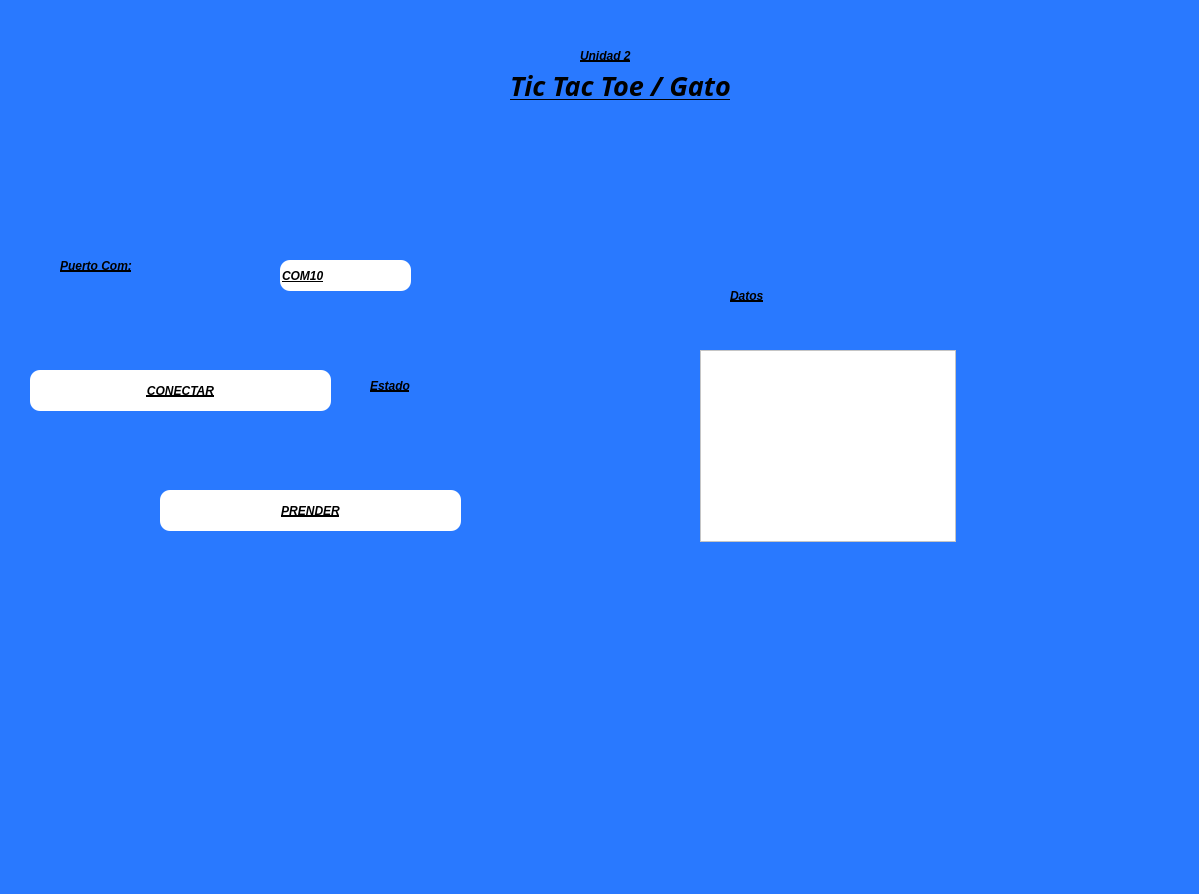
<?xml version="1.0" encoding="UTF-8"?>
<ui version="4.0">
 <class>MainWindow</class>
 <widget class="QMainWindow" name="MainWindow">
  <property name="geometry">
   <rect>
    <x>0</x>
    <y>0</y>
    <width>1199</width>
    <height>894</height>
   </rect>
  </property>
  <property name="font">
   <font>
    <pointsize>1</pointsize>
   </font>
  </property>
  <property name="windowTitle">
   <string>MainWindow</string>
  </property>
  <property name="styleSheet">
   <string notr="true">background-color: #2979FF</string>
  </property>
  <widget class="QWidget" name="centralwidget">
   <widget class="QLabel" name="lbl_imagenUat">
    <property name="geometry">
     <rect>
      <x>60</x>
      <y>0</y>
      <width>331</width>
      <height>121</height>
     </rect>
    </property>
    <property name="styleSheet">
     <string notr="true"/>
    </property>
    <property name="text">
     <string/>
    </property>
    <property name="pixmap">
     <pixmap resource="../../Archivos/Recursos.qrc">:/Logos/Archivos/log_uat_nuevo.png</pixmap>
    </property>
    <property name="scaledContents">
     <bool>true</bool>
    </property>
   </widget>
   <widget class="QLabel" name="lbl_imagenFi">
    <property name="geometry">
     <rect>
      <x>910</x>
      <y>0</y>
      <width>211</width>
      <height>141</height>
     </rect>
    </property>
    <property name="styleSheet">
     <string notr="true"/>
    </property>
    <property name="text">
     <string/>
    </property>
    <property name="pixmap">
     <pixmap resource="../../Archivos/Recursos.qrc">:/Logos/Archivos/FIT_logo_vertical.png</pixmap>
    </property>
    <property name="scaledContents">
     <bool>true</bool>
    </property>
   </widget>
   <widget class="QLabel" name="lbl_titulo">
    <property name="geometry">
     <rect>
      <x>510</x>
      <y>70</y>
      <width>281</width>
      <height>31</height>
     </rect>
    </property>
    <property name="font">
     <font>
      <family>Forte</family>
      <pointsize>20</pointsize>
      <weight>75</weight>
      <italic>true</italic>
      <bold>true</bold>
      <underline>true</underline>
     </font>
    </property>
    <property name="styleSheet">
     <string notr="true">text-decoration: underline;
font: 20pt &quot;Forte&quot;;
color:rgb(0, 0, 0);
border-radius: 10px;
font-weight: bold;
font-style: italic;</string>
    </property>
    <property name="text">
     <string>Tic Tac Toe / Gato</string>
    </property>
   </widget>
   <widget class="QLabel" name="lbl_Unidad2">
    <property name="geometry">
     <rect>
      <x>580</x>
      <y>40</y>
      <width>161</width>
      <height>31</height>
     </rect>
    </property>
    <property name="styleSheet">
     <string notr="true">text-decoration: underline;
font: 20pt &quot;Forte&quot;;
color:rgb(0, 0, 0);
border-radius: 10px;
font-weight: bold;
font-style: italic;</string>
    </property>
    <property name="text">
     <string>Unidad 2</string>
    </property>
   </widget>
   <widget class="QLabel" name="lbl_imagenGatos">
    <property name="geometry">
     <rect>
      <x>840</x>
      <y>650</y>
      <width>311</width>
      <height>171</height>
     </rect>
    </property>
    <property name="styleSheet">
     <string notr="true"/>
    </property>
    <property name="text">
     <string/>
    </property>
    <property name="pixmap">
     <pixmap resource="../../Archivos/Recursos.qrc">:/Logos/Archivos/export202502092301563482.png</pixmap>
    </property>
    <property name="scaledContents">
     <bool>true</bool>
    </property>
   </widget>
   <widget class="QLabel" name="lbl_Unidad2_2">
    <property name="geometry">
     <rect>
      <x>60</x>
      <y>250</y>
      <width>211</width>
      <height>31</height>
     </rect>
    </property>
    <property name="styleSheet">
     <string notr="true">text-decoration: underline;
font: 20pt &quot;Forte&quot;;
color:rgb(0, 0, 0);
border-radius: 10px;
font-weight: bold;
font-style: italic;</string>
    </property>
    <property name="text">
     <string>Puerto Com:</string>
    </property>
   </widget>
   <widget class="QPushButton" name="btn_accion">
    <property name="geometry">
     <rect>
      <x>30</x>
      <y>370</y>
      <width>301</width>
      <height>41</height>
     </rect>
    </property>
    <property name="styleSheet">
     <string notr="true">text-decoration: underline;
font: 20pt &quot;Forte&quot;;
color:rgb(0, 0, 0);
border-radius: 10px;
font-weight: bold;

font-style: italic;

background-color: rgb(255, 255, 255);</string>
    </property>
    <property name="text">
     <string>CONECTAR</string>
    </property>
   </widget>
   <widget class="QLineEdit" name="txt_com">
    <property name="geometry">
     <rect>
      <x>280</x>
      <y>260</y>
      <width>131</width>
      <height>31</height>
     </rect>
    </property>
    <property name="styleSheet">
     <string notr="true">text-decoration: underline;
font: 20pt &quot;Forte&quot;;
color:rgb(0, 0, 0);
border-radius: 10px;
font-weight: bold;
font-style: italic;

background-color: rgb(255, 255, 255);</string>
    </property>
    <property name="text">
     <string>COM10</string>
    </property>
   </widget>
   <widget class="QLabel" name="txt_estado">
    <property name="geometry">
     <rect>
      <x>370</x>
      <y>370</y>
      <width>271</width>
      <height>31</height>
     </rect>
    </property>
    <property name="styleSheet">
     <string notr="true">text-decoration: underline;
font: 20pt &quot;Forte&quot;;
color:rgb(0, 0, 0);
border-radius: 10px;
font-weight: bold;
font-style: italic;</string>
    </property>
    <property name="text">
     <string>Estado</string>
    </property>
   </widget>
   <widget class="QLabel" name="txt_estado_2">
    <property name="geometry">
     <rect>
      <x>730</x>
      <y>280</y>
      <width>271</width>
      <height>31</height>
     </rect>
    </property>
    <property name="styleSheet">
     <string notr="true">text-decoration: underline;
font: 20pt &quot;Forte&quot;;
color:rgb(0, 0, 0);
border-radius: 10px;
font-weight: bold;
font-style: italic;</string>
    </property>
    <property name="text">
     <string>Datos</string>
    </property>
   </widget>
   <widget class="QListWidget" name="lista_datos">
    <property name="geometry">
     <rect>
      <x>700</x>
      <y>350</y>
      <width>256</width>
      <height>192</height>
     </rect>
    </property>
    <property name="styleSheet">
     <string notr="true">background-color: rgb(255, 255, 255);</string>
    </property>
   </widget>
   <widget class="QPushButton" name="btn_control">
    <property name="geometry">
     <rect>
      <x>160</x>
      <y>490</y>
      <width>301</width>
      <height>41</height>
     </rect>
    </property>
    <property name="styleSheet">
     <string notr="true">text-decoration: underline;
font: 20pt &quot;Forte&quot;;
color:rgb(0, 0, 0);
border-radius: 10px;
font-weight: bold;

font-style: italic;

background-color: rgb(255, 255, 255);</string>
    </property>
    <property name="text">
     <string>PRENDER</string>
    </property>
   </widget>
  </widget>
  <widget class="QMenuBar" name="menubar">
   <property name="geometry">
    <rect>
     <x>0</x>
     <y>0</y>
     <width>1199</width>
     <height>26</height>
    </rect>
   </property>
  </widget>
  <widget class="QStatusBar" name="statusbar"/>
 </widget>
 <resources>
  <include location="../../Archivos/Recursos.qrc"/>
 </resources>
 <connections/>
</ui>
